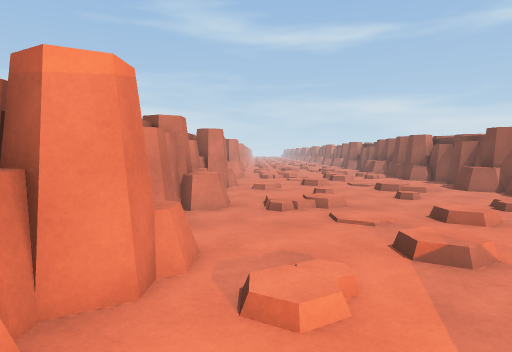
View 1 (above)

12 first-person views from a walk through a 3-D level made in the Unity game engine. The camera is 1.4 m above the floor, tilts 4° down and sees 75° across. The floor is counted in squares, 1 m on a side. Each view is taken from the middle of a square. On the plan, view 1 faces up. The plan holds only what a view shows up to about 15 squares ahead; the rest is blank. The place goes on beyond the plan. Surface patterns are stand-ins for the level's own textures.

View 2
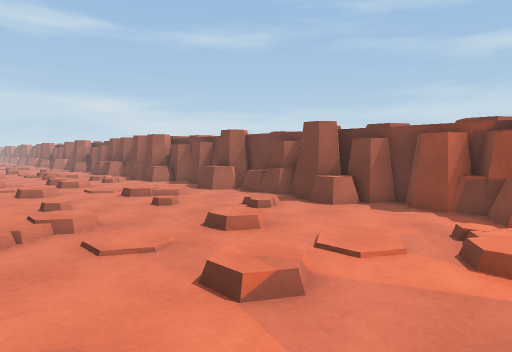

View 3
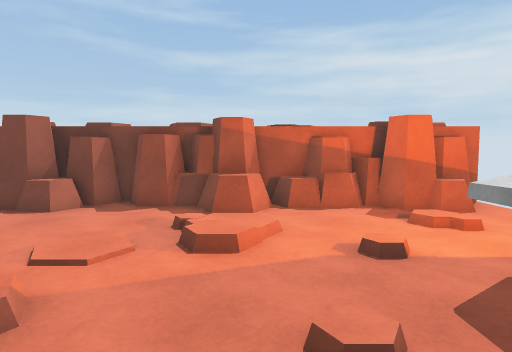

View 4
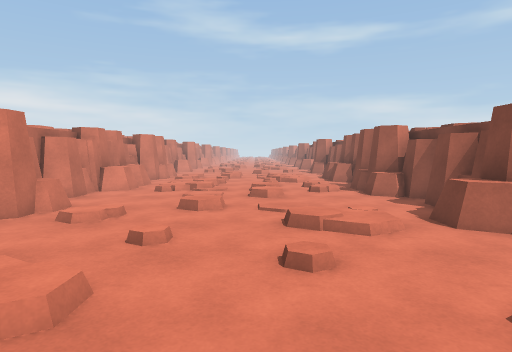

View 5
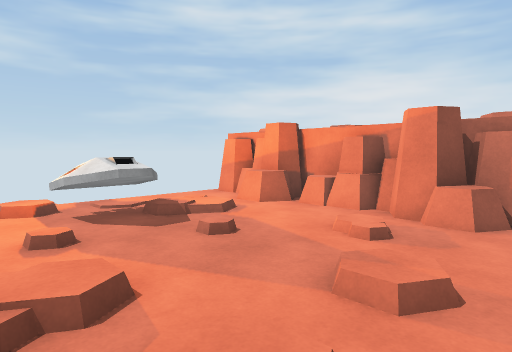

View 6
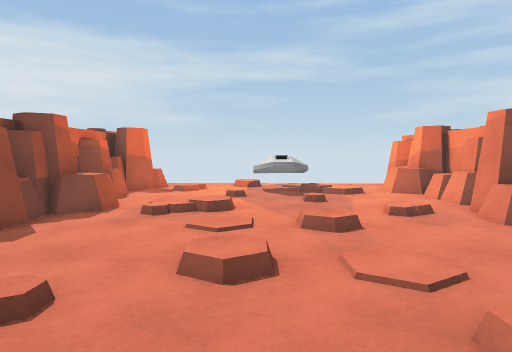

View 7
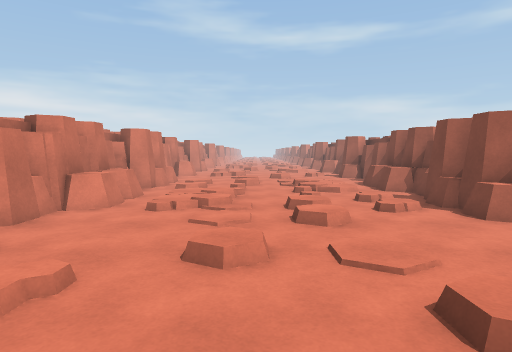

View 8
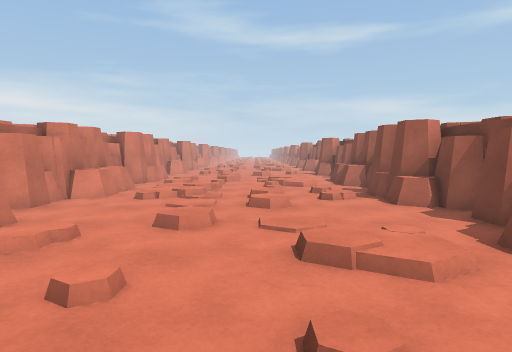

View 9
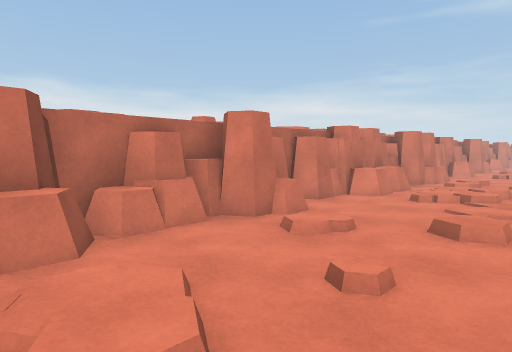

View 10
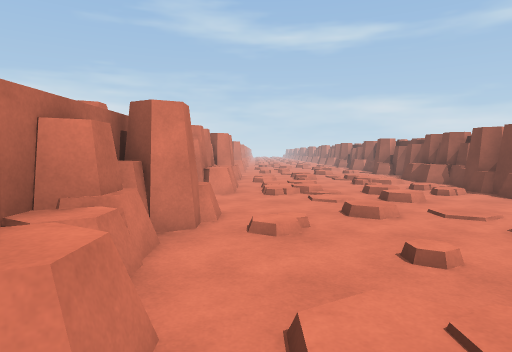

View 11
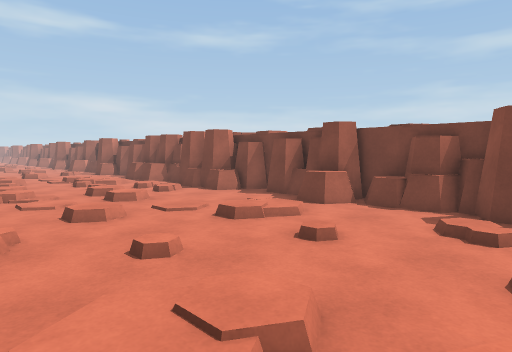

View 12
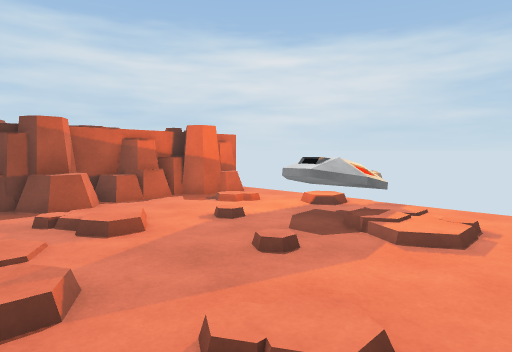

### Floor plan
Key: @ floor where view 1 was taken; # wall or solid block; x gap in a wall; . main floor; : floor 0.25 m higher than the main floor; / step, stairs or slope; ^ raised ledge; S ship.
Columns run from 3 left of view 1 to 10 right of it. Each row starts with its distance up from view 1.
 23  ##:....//.^#
 22  #..  ...:.^#
 21  #^.::......#
 20  #^.:.....:x#
 19  #^.::..//.^#
 18  #.....////###
 17  #.....//..^##
 16  #..........##
 15  #..........##
 14  #^.........##
 13  #x:....::.^##
 12 ##.......:.^##
 11 ##..........^#
 10 #^..........##
  9  #^.::......##
  8  #.......//x##
  7  #.....//..^##
  6  #..........##
  5  #..........##
  4  #^.........##
  3  #x:....::.^##
  2 ##.......:.^##
  1 ##..........^#
  0 #^.@..S.....##
 -1 ##^.:SSS....##
 -2  #...SSS.//x##
 -3  #.....//..^##
 -4  #... ......##

Where each view was taken, in squares from view 1:
view 1: 0 up, 0 right, facing up
view 2: 2 up, 0 right, facing up-right
view 3: 2 up, 0 right, facing right
view 4: 6 up, 4 right, facing up
view 5: 6 up, 6 right, facing down-left
view 6: 11 up, 4 right, facing down
view 7: 10 up, 3 right, facing up
view 8: 8 up, 4 right, facing up
view 9: 8 up, 4 right, facing up-left
view 10: 7 up, 0 right, facing up
view 11: 7 up, 0 right, facing up-right
view 12: 5 up, 1 left, facing down-right
